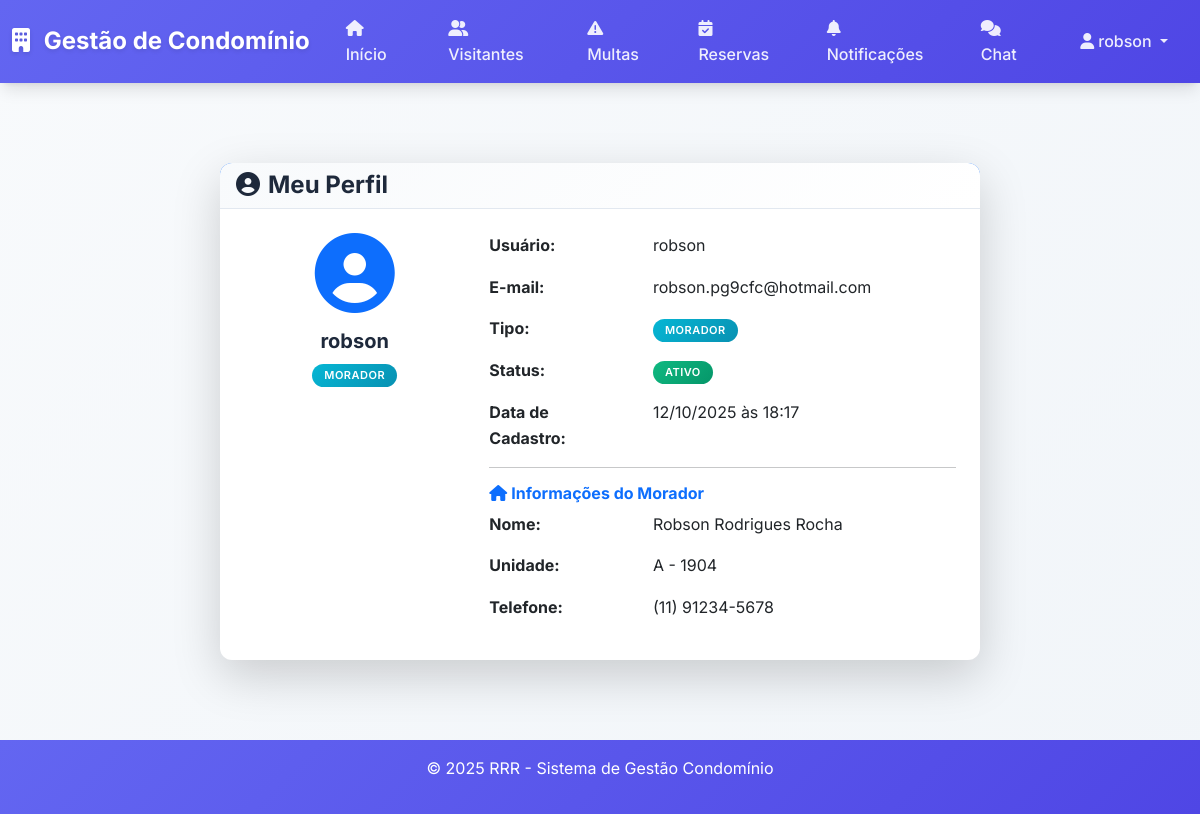
Screenshot of /perfil (signed in) with the database file from the repository.
### app.py (models this page shows)
class Usuario(db.Model):
    id = db.Column(db.Integer, primary_key=True)
    username = db.Column(db.String(50), nullable=False, unique=True)
    email = db.Column(db.String(100), nullable=False, unique=True)
    senha_hash = db.Column(db.String(255), nullable=False)
    tipo = db.Column(db.String(20), nullable=False)
    morador_id = db.Column(db.Integer, db.ForeignKey('morador.id'), nullable=True)
    ativo = db.Column(db.Boolean, default=True)
    data_cadastro = db.Column(db.DateTime, default=datetime.utcnow)
    morador = db.relationship('Morador', backref='usuario', uselist=False)
    notificacoes_enviadas = db.relationship('Notificacao', backref='autor', lazy=True)
    notificacoes_lidas = db.relationship('NotificacaoLeitura', backref='usuario', lazy=True, cascade='all, delete-orphan')
    mensagens_enviadas = db.relationship('ChatMensagem', foreign_keys='ChatMensagem.remetente_id', backref='remetente', lazy=True, cascade='all, delete-orphan')
    mensagens_recebidas = db.relationship('ChatMensagem', foreign_keys='ChatMensagem.destinatario_id', backref='destinatario', lazy=True, cascade='all, delete-orphan')

class Morador(db.Model):
    id = db.Column(db.Integer, primary_key=True)
    nome = db.Column(db.String(100), nullable=False)
    cpf = db.Column(db.String(14), nullable=False, unique=True)
    telefone = db.Column(db.String(15), nullable=False)
    email = db.Column(db.String(100), nullable=False)
    tipo = db.Column(db.String(20), nullable=False)
    unidade_id = db.Column(db.Integer, db.ForeignKey('unidade.id'), nullable=False)
    data_cadastro = db.Column(db.DateTime, default=datetime.utcnow)
    reservas = db.relationship('Reserva', backref='morador', lazy=True)
    notificacoes = db.relationship('Notificacao', backref='morador', lazy=True)

class Unidade(db.Model):
    id = db.Column(db.Integer, primary_key=True)
    numero = db.Column(db.String(10), nullable=False, unique=True)
    bloco = db.Column(db.String(10), nullable=False)
    tipo = db.Column(db.String(20), nullable=False)
    vagas_garagem = db.Column(db.Integer, default=0)
    data_cadastro = db.Column(db.DateTime, default=datetime.utcnow)
    moradores = db.relationship('Morador', backref='unidade', lazy=True)

### app.py (the view)
@app.route('/perfil')
@login_required
def perfil():
    usuario = Usuario.query.get(session['user_id'])
    return render_template('perfil.html', usuario=usuario)

### app.py (called while the page is built)
def login_required(f):
    from functools import wraps
    @wraps(f)
    def decorated_function(*args, **kwargs):
        if 'user_id' not in session:
            return redirect(url_for('login'))
        return f(*args, **kwargs)
    return decorated_function

@app.context_processor
def inject_badges():
    if 'user_id' not in session:
        return {'notificacoes_nao_lidas': 0, 'chat_nao_lidas': 0}
    usuario = Usuario.query.get(session['user_id'])
    if not usuario:
        return {'notificacoes_nao_lidas': 0, 'chat_nao_lidas': 0}
    notificacoes_query = Notificacao.query
    if usuario.tipo != 'Admin':
        notificacoes_query = notificacoes_query.filter(
            or_(Notificacao.morador_id == None, Notificacao.morador_id == usuario.morador_id)
        )
    notificacoes_nao_lidas = notificacoes_query.filter(
        ~Notificacao.leituras.any(NotificacaoLeitura.usuario_id == usuario.id)
    ).count()
    chat_nao_lidas = ChatMensagem.query.filter_by(destinatario_id=usuario.id, lida_em=None).count()
    return {
        'notificacoes_nao_lidas': notificacoes_nao_lidas,
        'chat_nao_lidas': chat_nao_lidas
    }

### templates/perfil.html (shortened to what this page needs)
{% extends "base.html" %}
{% block content %}
<div class="container mt-4">
    <div class="row">
        <div class="col-md-8 mx-auto">
            <div class="card shadow-lg border-0">
                <div class="card-header bg-primary text-white">
                    <h4 class="mb-0">
                        <i class="fas fa-user-circle me-2"></i>Meu Perfil
                    </h4>
                </div>
                <div class="card-body p-4">
                    <div class="row">
                        <div class="col-md-4 text-center">
                            <div class="mb-3">
                                <i class="fas fa-user-circle fa-5x text-primary"></i>
                            </div>
                            <h5>{{ usuario.username }}</h5>
                            <span class="badge bg-{{ 'danger' if usuario.tipo == 'Admin' else 'info' }}">
                                {{ usuario.tipo }}
                            </span>
                        </div>
                        <div class="col-md-8">
                            <div class="row mb-3">
                                <div class="col-sm-4">
                                    <strong>Usuário:</strong>
                                </div>
                                <div class="col-sm-8">
                                    {{ usuario.username }}
                                </div>
                            </div>
                            <div class="row mb-3">
                                <div class="col-sm-4">
                                    <strong>E-mail:</strong>
                                </div>
                                <div class="col-sm-8">
                                    {{ usuario.email }}
                                </div>
                            </div>
                            <div class="row mb-3">
                                <div class="col-sm-4">
                                    <strong>Tipo:</strong>
                                </div>
                                <div class="col-sm-8">
                                    <span class="badge bg-{{ 'danger' if usuario.tipo == 'Admin' else 'info' }}">
                                        {{ usuario.tipo }}
                                    </span>
                                </div>
                            </div>
                            <div class="row mb-3">
                                <div class="col-sm-4">
                                    <strong>Status:</strong>
                                </div>
                                <div class="col-sm-8">
                                    <span class="badge bg-{{ 'success' if usuario.ativo else 'danger' }}">
                                        {{ 'Ativo' if usuario.ativo else 'Inativo' }}
                                    </span>
                                </div>
                            </div>
                            <div class="row mb-3">
                                <div class="col-sm-4">
                                    <strong>Data de Cadastro:</strong>
                                </div>
                                <div class="col-sm-8">
                                    {{ usuario.data_cadastro.strftime('%d/%m/%Y às %H:%M') }}
                                </div>
                            </div>
                            {% if usuario.morador %}
                            <hr>
                            <h6 class="text-primary">
                                <i class="fas fa-home me-1"></i>Informações do Morador
                            </h6>
                            <div class="row mb-3">
                                <div class="col-sm-4">
                                    <strong>Nome:</strong>
                                </div>
                                <div class="col-sm-8">
                                    {{ usuario.morador.nome }}
                                </div>
                            </div>
                            <div class="row mb-3">
                                <div class="col-sm-4">
                                    <strong>Unidade:</strong>
                                </div>
                                <div class="col-sm-8">
                                    {{ usuario.morador.unidade.bloco }} - {{ usuario.morador.unidade.numero }}
                                </div>
                            </div>
                            <div class="row mb-3">
                                <div class="col-sm-4">
                                    <strong>Telefone:</strong>
                                </div>
                                <div class="col-sm-8">
                                    {{ usuario.morador.telefone }}
                                </div>
                            </div>
                            {% endif %}
                        </div>
                    </div>
                </div>
            </div>
        </div>
    </div>
</div>
{% endblock %}

### templates/base.html (shortened to what this page needs)
<!DOCTYPE html>
<html lang="pt-BR">
<head>
    <link href="https://cdn.jsdelivr.net/npm/bootstrap@5.3.0/dist/css/bootstrap.min.css" rel="stylesheet">
    <link href="https://cdnjs.cloudflare.com/ajax/libs/font-awesome/6.4.0/css/all.min.css" rel="stylesheet">
    <link href="{{ url_for('static', filename='css/style.css') }}" rel="stylesheet">
</head>
<body>
    <nav class="navbar navbar-expand-lg navbar-dark bg-primary">
        <div class="container">
            <a class="navbar-brand" href="{{ url_for('index') }}">
                <i class="fas fa-building me-2"></i>
                Gestão de Condomínio
            </a>
            <div class="collapse navbar-collapse" id="navbarNav">
                <ul class="navbar-nav me-auto">
                    {% if session.user_id %}
                    <li class="nav-item">
                        <a class="nav-link" href="{{ url_for('index') }}">
                            <i class="fas fa-home me-1"></i>Início
                        </a>
                    </li>
                    <li class="nav-item">
                        <a class="nav-link" href="{{ url_for('listar_visitantes') }}">
                            <i class="fas fa-user-friends me-1"></i>Visitantes
                        </a>
                    </li>
                    <li class="nav-item">
                        <a class="nav-link" href="{{ url_for('listar_multas') }}">
                            <i class="fas fa-exclamation-triangle me-1"></i>Multas
                        </a>
                    </li>
                    <li class="nav-item">
                        <a class="nav-link" href="{{ url_for('listar_reservas') }}">
                            <i class="fas fa-calendar-check me-1"></i>Reservas
                        </a>
                    </li>
                    <li class="nav-item">
                        <a class="nav-link" href="{{ url_for('listar_notificacoes') }}">
                            <i class="fas fa-bell me-1"></i>Notificações
                        </a>
                    </li>
                    <li class="nav-item">
                        <a class="nav-link" href="{{ url_for('chat_home') }}">
                            <i class="fas fa-comments me-1"></i>Chat
                        </a>
                    </li>
                    {% endif %}
                </ul>
                <ul class="navbar-nav">
                    {% if session.user_id %}
                    <li class="nav-item dropdown">
                        <a class="nav-link dropdown-toggle" href="#" role="button" data-bs-toggle="dropdown">
                            <i class="fas fa-user me-1"></i>{{ session.username }}
                        </a>
                    </li>
                    {% else %}
                    <li class="nav-item">
                        <a class="nav-link" href="{{ url_for('login') }}">
                            <i class="fas fa-sign-in-alt me-1"></i>Login
                        </a>
                    </li>
                    {% endif %}
                </ul>
            </div>
        </div>
    </nav>
    <main class="container my-4">
        {% block content %}{% endblock %}
    </main>
    <footer class="text-center py-3 mt-5">
        <div class="container">
            <p>&copy; 2025 RRR - Sistema de Gestão Condomínio</p>
        </div>
    </footer>
</body>
</html>

### static/css/style.css (style rules this page uses)
:root { --primary-color: #6366f1; --primary-dark: #4f46e5; --success-color: #10b981; --success-dark: #059669; --info-color: #06b6d4; --warning-color: #f59e0b; --danger-color: #ef4444; --danger-dark: #dc2626; --light-color: #f8fafc; --dark-color: #1e293b; --gray-50: #f8fafc; --gray-100: #f1f5f9; --gray-200: #e2e8f0; --gray-300: #cbd5e1; --gray-400: #94a3b8; --gray-500: #64748b; --gray-600: #475569; --gray-700: #334155; --gray-800: #1e293b; --gray-900: #0f172a; --shadow-sm: 0 1px 2px 0 rgb(0 0 0 / 0.05); --shadow-md: 0 4px 6px -1px rgb(0 0 0 / 0.1), 0 2px 4px -2px rgb(0 0 0 / 0.1); --shadow-lg: 0 10px 15px -3px rgb(0 0 0 / 0.1), 0 4px 6px -4px rgb(0 0 0 / 0.1); --shadow-xl: 0 20px 25px -5px rgb(0 0 0 / 0.1), 0 8px 10px -6px rgb(0 0 0 / 0.1); --border-radius: 12px; --border-radius-lg: 16px; }
* { box-sizing: border-box; }
body { font-family: 'Inter', -apple-system, BlinkMacSystemFont, 'Segoe UI', Roboto, sans-serif; background: linear-gradient(135deg, var(--gray-50) 0%, var(--gray-100) 100%); color: var(--gray-800); line-height: 1.6; min-height: 100vh; }
.navbar { background: linear-gradient(135deg, var(--primary-color) 0%, var(--primary-dark) 100%) !important; backdrop-filter: blur(10px); box-shadow: var(--shadow-lg); border: none; position: relative !important; z-index: 1050 !important; }
.navbar-brand { font-weight: 700; font-size: 1.5rem; color: white !important; text-shadow: 0 2px 4px rgba(0,0,0,0.1); }
.nav-link { color: rgba(255,255,255,0.9) !important; font-weight: 500; transition: all 0.3s ease; border-radius: 8px; margin: 0 4px; padding: 8px 16px !important; }
.card { border: none; border-radius: var(--border-radius); box-shadow: var(--shadow-md); transition: all 0.3s cubic-bezier(0.4, 0, 0.2, 1); background: white; overflow: hidden; }
.badge { font-size: 11px; font-weight: 600; padding: 6px 12px; border-radius: 20px; text-transform: uppercase; letter-spacing: 0.5px; }
.badge.bg-success { background: linear-gradient(135deg, var(--success-color) 0%, var(--success-dark) 100%) !important; }
.badge.bg-info { background: linear-gradient(135deg, var(--info-color) 0%, #0891b2 100%) !important; }
footer { margin-top: auto; background: linear-gradient(135deg, var(--primary-color) 0%, var(--primary-dark) 100%); color: white; border-top: none; }
.card { animation: fadeIn 0.6s cubic-bezier(0.4, 0, 0.2, 1); }
.nav-link { animation: slideIn 0.4s cubic-bezier(0.4, 0, 0.2, 1); }
.card-header { background: linear-gradient(135deg, var(--gray-50) 0%, white 100%); border-bottom: 1px solid var(--gray-200); font-weight: 700; }
.container { max-width: 1200px; }
main.container { padding-top: 2rem; padding-bottom: 2rem; }
h1, h2, h3, h4, h5, h6 { color: var(--gray-800); font-weight: 700; }

### rows the page displays
Usuario: username "robson", tipo "MORADOR", email "robson.pg9cfc@hotmail.com", ativo "ATIVO", data_cadastro "12/10/2025 às 18:17"
Morador: morador.nome "Robson Rodrigues Rocha", morador.telefone "(11) 91234-5678"
Unidade: morador.unidade.bloco "A", morador.unidade.numero "1904"
